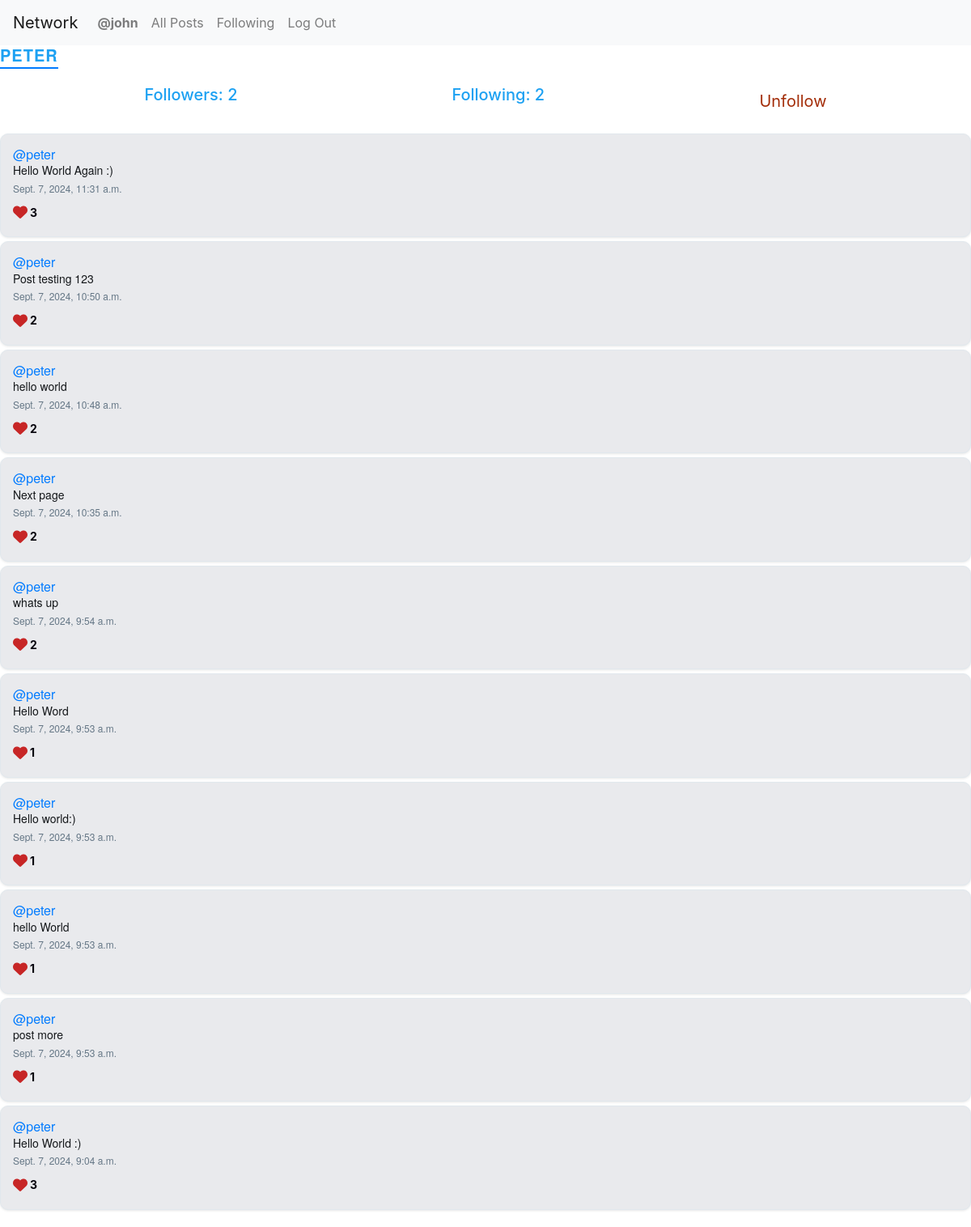
/profile/1 (signed in), run on the app's committed database.
### network/models.py (models this page shows, shortened)
class User(AbstractUser):
    pass

class Post(models.Model):
    content = models.CharField(max_length=260)
    user = models.ForeignKey(User, on_delete=models.CASCADE, related_name="author")
    date = models.DateTimeField(auto_now_add=True)
    likes = models.ManyToManyField(User, related_name='liked_posts')  # ManyToManyField for likes
    like_count = models.PositiveIntegerField(default=0)

### network/views.py (the view)
# urls.py: path("profile/<int:user_id>", views.profile, name="profile"),
def profile(request, user_id):
    user = User.objects.get(pk=user_id)
    allPosts = Post.objects.filter(user=user).order_by("id").reverse()
    following = Follow.objects.filter(user=user)
    followers = Follow.objects.filter(user_follower=user)
    try:
        checkFollow = followers.filter(user=User.objects.get(pk=request.user.id))
        if len(checkFollow) != 0:
            isFollowing = True
        else:
            isFollowing = False
    except:
        isFollowing = False
    liked_posts = Like.objects.filter(user=request.user).values_list('post', flat=True)
    liked_posts_set = set(liked_posts)  # For quick lookup
    paginator = Paginator(allPosts, 10)
    page_number = request.GET.get('page')
    posts_of_the_page = paginator.get_page(page_number)
    return render(request, "network/profile.html", {
        "allPosts": allPosts,
        "posts_of_the_page": posts_of_the_page,
        "username": user.username,
        "following": following,
        "followers": followers,
        "isFollowing": isFollowing,
        "user_profile": user,
        "liked_posts_set": liked_posts_set  # Pass the liked posts set to the template
    })

### network/templates/network/profile.html (shortened to what this page needs)
{% extends "network/layout.html" %}
{% block body %}
<h3>{{ username }}</h3>
<div class="container">
    <div class="row d-flex justify-content-center">
        <h4 class="col-4">Followers: {{ followers.count }} </h4>
        <h4 class="col-4">Following: {{ following.count }} </h4>
        {% if user.is_authenticated and user != user_profile %}
        {% if isFollowing %}
        <form action="{% url 'unfollow' %}" method="post">
            <input class="btn btn-outline-danger btn-sm" type="submit" value="Unfollow">
        </form>
        {% else %}
        <form action="{% url 'follow' %}" method="post">
            {% csrf_token %}
            <input type="hidden" name="userfollow" value="{{ user_profile }}" />
            <input class="btn btn-outline-success btn-sm" type="submit" value="Follow">
        </form>
        {% endif %}
        {% endif %}
    </div>
</div>
<div class="all-posts">
    {% for post in posts_of_the_page %}
    <div class="cols post" class="post-container" style="position: relative" id="post-{{ post.id }}">
        <h5 class="username"><a href="{% url 'profile' user_id=post.user.id %}">@{{ post.user }}</a></h5>
        <h6 class="content" id="content_{{ post.id }}">{{ post.content }}</h6>
        <p class="date">{{ post.date }}</p>
        {% if user.is_authenticated %}
        <button class="like-btn" data-post-id="{{ post.id }}"
            data-liked="{% if post.id in liked_posts_set %}true{% else %}false{% endif %}">
            <i id="heart-icon-{{ post.id }}"
                class="{% if post.id in liked_posts_set %}fa-solid{% else %}fa-regular{% endif %} fa-heart">
            </i>
            <span id="like-count-{{ post.id }}">{{ post.like_count }}</span>
        </button>
        {% endif %}
    </div>
    {% endfor %}
</div>
{% endblock %}

### network/templates/network/layout.html (shortened to what this page needs)
{% load static %}
<!DOCTYPE html>
<html lang="en">
<head>
    <link rel="stylesheet" href="https://cdnjs.cloudflare.com/ajax/libs/font-awesome/6.0.0/css/all.min.css">
    <link rel="stylesheet" href="https://stackpath.bootstrapcdn.com/bootstrap/4.4.1/css/bootstrap.min.css"
>
    <link href="{% static 'network/styles.css' %}" rel="stylesheet">
    <link rel="stylesheet" href="{% static 'path/to/your/styles.css' %}">
</head>
<body>
    <nav class="navbar navbar-expand-lg navbar-light bg-light">
        <a class="navbar-brand" href="{% url 'index' %}">Network</a>
        <div>
            <ul class="navbar-nav mr-auto">
                {% if user.is_authenticated %}
                <li class="nav-item">
                    <a class="nav-link" href="{% url 'profile' user_id=user.id %}"><strong>@{{ user.username }}</strong></a>
                </li>
                {% endif %}
                <li class="nav-item">
                    <a class="nav-link" href="{% url 'index' %}">All Posts</a>
                </li>
                {% if user.is_authenticated %}
                <li class="nav-item">
                    <a class="nav-link" href="{% url 'following' %}">Following</a>
                </li>
                <li class="nav-item">
                    <a class="nav-link" href="{% url 'logout' %}">Log Out</a>
                </li>
                {% endif %}
            </ul>
        </div>
    </nav>
    <div class="body">
        {% block body %}
        {% endblock %}
    </div>
</body>
</html>

### network/static/network/styles.css (style rules this page uses)
h3 { font-family: 'Helvetica Neue', Arial, sans-serif; font-size: 24px; color: #77aadf; text-transform: uppercase; letter-spacing: 1px; font-weight: bold; text-align: center; margin-bottom: 20px; border-bottom: 2px solid #007bff; display: inline-block; padding-bottom: 3px; }
.post { border: 1px solid #e1e8ed; border-radius: 10px; padding: 15px; margin-bottom: 5px; background-color: #e9eaed; box-shadow: 0 1px 3px rgba(0, 0, 0, 0.1); }
.username { font-family: 'Helvetica Neue', Arial, sans-serif; font-size: 16px; color: #1da1f2; margin-bottom: 2px; }
.content { font-family: 'Helvetica Neue', Arial, sans-serif; font-size: 14px; color: #14171a; margin-bottom: 5px; }
.date { font-family: 'Helvetica Neue', Arial, sans-serif; font-size: 12px; color: #657786; margin-bottom: 10px; }
.btn { color: rgb(74, 127, 224); border: none; border-radius: 20px; padding: 5px 15px; }
.like-btn { background: none; border: none; padding: 0; cursor: pointer; outline: none; display: inline-flex; align-items: center; font-size: 18px; }
.like-btn { background: none; border: none; outline: none; color: rgb(199, 38, 38); }
.like-btn span { margin-left: 3px; font-size: 14px; color: #06040d; font-weight: 700; }
.all-posts { display: flex; flex-direction: column; margin-top: 20px; }
h3, h4 { color: #1DA1F2; font-weight: 20px; font-size: 20px; }
.btn { color: rgb(163, 45, 9); border: none; border-radius: 20px; padding: 5px 15px; font-size: 20px; }

### data on the page
User: username "john"
User: username "PETER"
Post: user "peter", content "Hello World Again :)", date "Sept. 7, 2024, 11:31 a.m.", like_count "3"
Post: user "peter", content "Post testing 123", date "Sept. 7, 2024, 10:50 a.m.", like_count "2"
Post: user "peter", content "hello world", date "Sept. 7, 2024, 10:48 a.m.", like_count "2"
Post: user "peter", content "Next page", date "Sept. 7, 2024, 10:35 a.m.", like_count "2"
Post: user "peter", content "whats up", date "Sept. 7, 2024, 9:54 a.m.", like_count "2"
Post: user "peter", content "Hello Word", date "Sept. 7, 2024, 9:53 a.m.", like_count "1"
Post: user "peter", content "Hello world:)", date "Sept. 7, 2024, 9:53 a.m.", like_count "1"
Post: user "peter", content "hello World", date "Sept. 7, 2024, 9:53 a.m.", like_count "1"
Post: user "peter", content "post more", date "Sept. 7, 2024, 9:53 a.m.", like_count "1"
Post: user "peter", content "Hello World :)", date "Sept. 7, 2024, 9:04 a.m.", like_count "3"

### other printed values
{{ followers.count }} "2"
{{ following.count }} "2"
